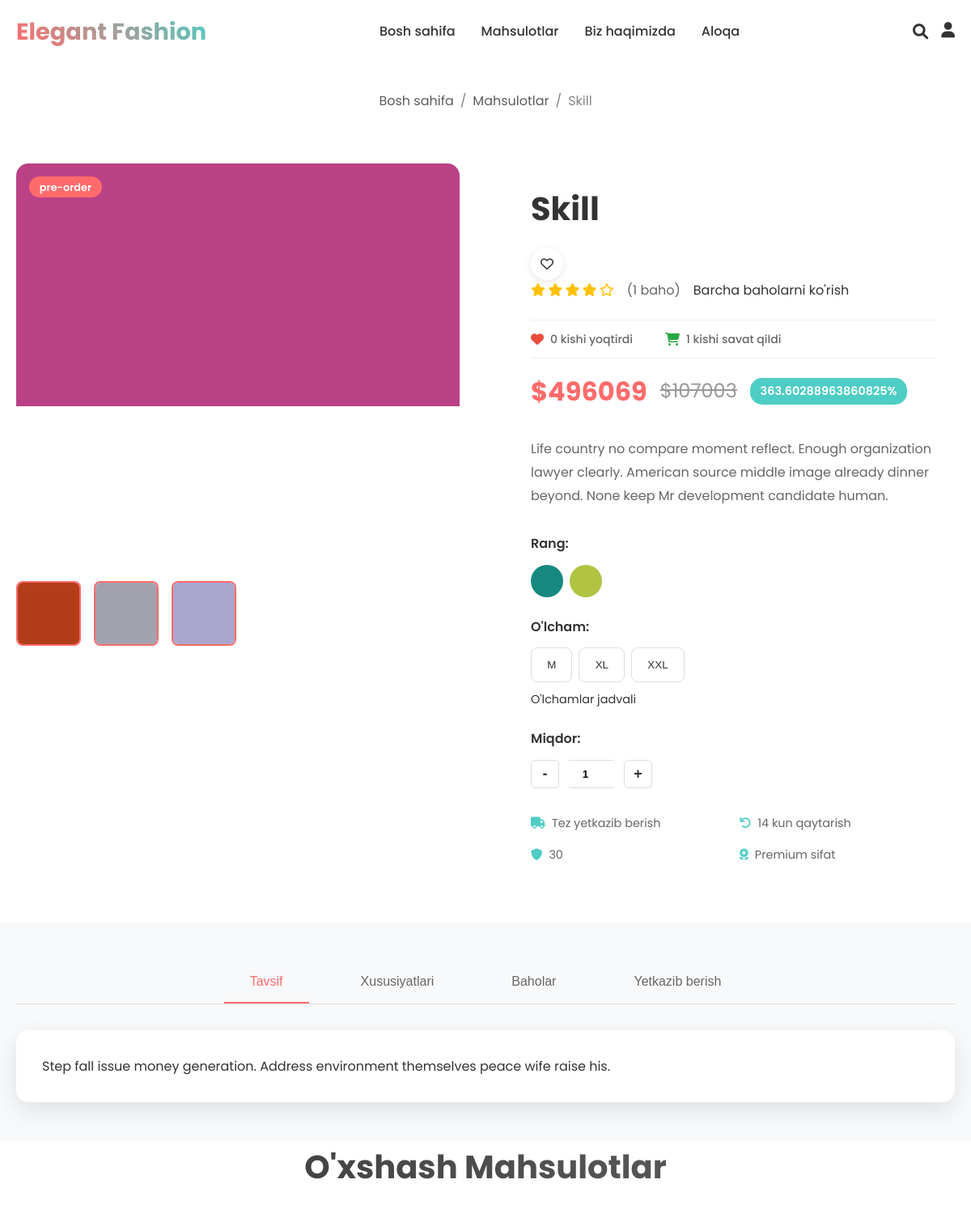
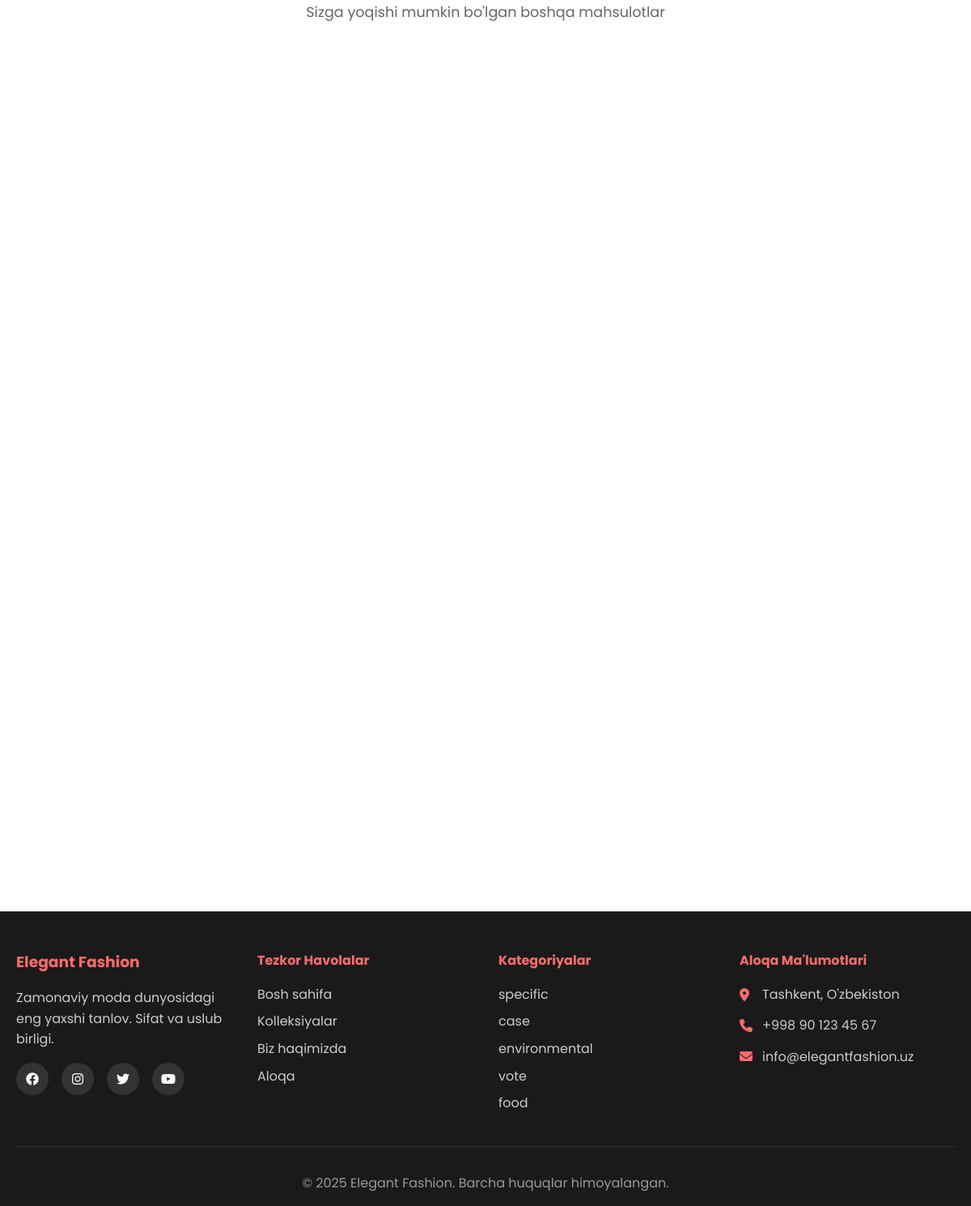
/product_details/9/, run on the app's committed database (2 pictures, top to bottom).
### home/models.py (models this page shows, shortened)
class Product(models.Model):
    name = models.CharField(max_length=200)
    category = models.ForeignKey('Category', on_delete=models.CASCADE)
    description = models.TextField()
    current_price = models.IntegerField( blank=True, null=True)
    old_price = models.IntegerField( blank=True, null=True)
    main_image = models.ImageField(upload_to='')
    images = models.ManyToManyField('Images')
    grade = models.IntegerField(default=0)
    status = models.ForeignKey('Status', on_delete=models.CASCADE)
    count = models.IntegerField(default=0)
    colors = models.ManyToManyField('Colors')
    sizes = models.ManyToManyField('Sizes')
    materials = models.ForeignKey('Materials', on_delete=models.CASCADE, null=True)
    lengths = models.IntegerField(null=True, blank=True)
    producer = models.ForeignKey('Producer', on_delete=models.CASCADE, null=True)
    guarantee = models.IntegerField(null=True, blank=True)
    content = RichTextField(blank=True, null=True)
    top = models.BooleanField(default=False)

class Status(models.Model):
    name = models.CharField(max_length=50)
    def __str__(self):
        return self.name

class Images(models.Model):
    image = models.ImageField(upload_to='')

class Colors(models.Model):
    name = models.CharField(max_length=50,null=True)
    code = models.CharField(max_length=7, null=True)
    def __str__(self):
        return self.name

class Sizes(models.Model):
    name = models.CharField(max_length=50)
    def __str__(self):
        return self.name

class Category(models.Model):
    name = models.CharField(max_length=100)
    description = models.TextField(null=True, blank=True)
    image = models.ImageField(upload_to='', null=True, blank=True)

### home/views.py (the view)
# urls.py: path('product_details/<int:id>/', product_details, name='product_details'),
def product_details(request, id):
    product = get_object_or_404(Product, id=id)
    discount = (product.current_price / product.old_price * 100)-100
    all_reviews = ProductView.objects.filter(product=product).order_by('-createddate')
    reviews_with_rating = ProductView.objects.filter(product=product, rate__gt=0)
    if reviews_with_rating.exists():
        total_rating = sum(review.rate for review in reviews_with_rating)
        average_rating = round(total_rating / reviews_with_rating.count(), 1)
    else:
        average_rating = 0
    rating_counts = {
        5: reviews_with_rating.filter(rate=5).count(),
        4: reviews_with_rating.filter(rate=4).count(),
        3: reviews_with_rating.filter(rate=3).count(),
        2: reviews_with_rating.filter(rate=2).count(),
        1: reviews_with_rating.filter(rate=1).count(),
    }
    total_reviews_count = reviews_with_rating.count()
    rating_percentages = {}
    for rating, count in rating_counts.items():
        if total_reviews_count > 0:
            rating_percentages[rating] = round((count / total_reviews_count) * 100)
        else:
            rating_percentages[rating] = 0
    context = {
        'product': product,
        'discount': discount,
        'all_reviews': all_reviews,
        'reviews_with_rating': reviews_with_rating,
        'average_rating': average_rating,
        'total_reviews_count': total_reviews_count,
        'rating_counts': rating_counts,
        'rating_percentages': rating_percentages,
    }
    return render(request, 'product-detail.html', context)

### templates/product-detail.html (shortened to what this page needs)
{% extends 'base.html' %}{% load static %} {% load tags %}
{% block content %}
    <section class="breadcrumb-section">
        <div class="container">
            <nav class="breadcrumb">
                <a href="{% url 'home' %}">Bosh sahifa</a>
                <span>/</span>
                <a href="{% url 'product' %}">Mahsulotlar</a>
                <span>/</span>
                <span id="productName">{{ product.name }}</span>
            </nav>
        </div>
    </section>
    <section class="product-detail">
        <div class="container">
            <div class="product-detail-content">
                <div class="product-images">
                    <div class="main-image">
                        <div class="image-placeholder main-product-img product1">
                            <img class="product-image" src="{{ product.main_image.url }}" alt="{{ product.name }}">
                        </div>
                        <div class="image-badges">
                            <span class="badge new">{{ product.status }}</span>
                        </div>
                    </div>
                    <div class="thumbnail-images">
                        {% for img in product.images.all %}
                        <div class="thumbnail active">
                            <div class="image-placeholder product1">
                                <img class="product-image" src="{{ img.image.url }}" alt="Thumbnail" width="100%">
                            </div>
                        </div>
                        {% endfor %}
                    </div>
                </div>
                <div class="product-info">
                    <div>
                    <h1 class="product-title">{{ product.name }} </h1>
                    <a href="{% url 'like_product' product.id  %}?path={{ request.path }}" class="action-btn">{% if user.is_authenticated and product|in_likes:request.user %} <i class="fas fa-heart"></i>{% else %} <i class="far fa-heart"></i> {% endif %} </a>
                    </div>
                    <div class="product-rating">
                        <div class="stars">
                            {{ average_rating|star_rating_html|safe }}
                        </div>
                        <span class="rating-text">({{ product|reviews_count }} baho)</span>
                        <a href="#reviews" class="reviews-link">Barcha baholarni ko'rish</a>
                    </div>
                    <div class="product-stats">
                        <span class="likes-stats">
                            <i class="fas fa-heart"></i>
                            {{ product|product_likes_count }} kishi yoqtirdi
                        </span>
                        <br>
                        <span class="cart-stats">
                            <i class="fas fa-shopping-cart"></i>
                            {{ product|product_cart_count }} kishi savat qildi
                        </span>
                    </div>
                    <div class="product-price">
                        <span class="current-price">${{ product.current_price }}</span>
                        <span class="old-price">${{ product.old_price }}</span>
                        <span class="discount">{{ discount }}%</span>
                    </div>
                    <div class="product-description">
                        <p>{{ product.description }}</p>
                    </div>
                    <div class="product-options">
                        <div class="option-group">
                            <label>Rang:</label>
                            <div class="color-options">
                                {% for color in product.colors.all %}
                                <div class="color-option" data-color="{{ color.name }}"
                                    style="background: {{ color.code }};"></div>
                                {% endfor %}
                            </div>
                        </div>
                        <div class="option-group">
                            <label>O'lcham:</label>
                            <div class="size-options">
                                {% for size in product.sizes.all %}
                                <button class="size-option" data-size="{{ size.name }}">{{ size.name }}</button>
                                {% endfor %}
                            </div>
                            <a href="#" class="size-guide">O'lchamlar jadvali</a>
                        </div>
                        <div class="option-group">
                            <label>Miqdor:</label>
                            <div class="quantity-control">
                                <button class="qty-btn minus">-</button>
                                <input type="number" value="1" min="1" class="quantity-input">
                                <button class="qty-btn plus">+</button>
                            </div>
                        </div>
                    </div>
                    <div class="product-features">
                        <div class="feature">
                            <i class="fas fa-truck"></i>
                            <span>Tez yetkazib berish</span>
                        </div>
                        <div class="feature">
                            <i class="fas fa-undo"></i>
                            <span>14 kun qaytarish</span>
                        </div>
                        <div class="feature">
                            <i class="fas fa-shield-alt"></i>
                            <span>{{ product.guarantee }}</span>
                        </div>
                        <div class="feature">
                            <i class="fas fa-award"></i>
                            <span>Premium sifat</span>
                        </div>
                    </div>
                </div>
            </div>
        </div>
    </section>
    <section class="product-tabs">
        <div class="container">
            <div class="tabs-header">
                <button class="tab-btn active" data-tab="description">Tavsif</button>
                <button class="tab-btn" data-tab="specifications">Xususiyatlari</button>
                <button class="tab-btn" data-tab="reviews">Baholar</button>
                <button class="tab-btn" data-tab="shipping">Yetkazib berish</button>
            </div>
            <div class="tabs-content">
                <div class="tab-pane active" id="description">
                    {% if product.content %}
                        {{ product.content|safe }}
                    {% endif %}
                </div>
            </div>
        </div>
    </section>
    <section class="related-products">
        <div class="container">
            <div class="section-header">
                <h2>O'xshash Mahsulotlar</h2>
                <p>Sizga yoqishi mumkin bo'lgan boshqa mahsulotlar</p>
            </div>
            <div class="products-grid">
            </div>
        </div>
    </section>
 {% endblock %}

### templates/base.html (shortened to what this page needs)
{% load static %} {% load tags %}
<!DOCTYPE html>
<html lang="uz">
<head>
    <link rel="stylesheet" href="{% static 'css/style.css' %}">
    <link rel="stylesheet" href="{% static 'css/additional-styles.css' %}">
    <link rel="stylesheet" href="https://cdnjs.cloudflare.com/ajax/libs/font-awesome/6.0.0/css/all.min.css">
</head>
<body>
    <header class="header">
        <nav class="navbar">
            <div class="nav-container">
                <div class="nav-logo">
                    <h2>Elegant Fashion</h2>
                </div>
                <ul class="nav-menu">
                    <li class="nav-item">
                        <a href="{% url 'home' %}" class="nav-link">Bosh sahifa</a>
                    </li>
                    <li class="nav-item">
                        <a href="{% url 'product' %}" class="nav-link">Mahsulotlar</a>
                    </li>
                    <li class="nav-item">
                        <a href="{% url 'about' %}" class="nav-link">Biz haqimizda</a>
                    </li>
                    <li class="nav-item">
                        <a href="{% url 'contact' %}" class="nav-link">Aloqa</a>
                    </li>
                </ul>
                <div class="nav-icons">
                    <i class="fas fa-search"></i>
                    {% if user.is_authenticated %}
                    <i class="fas fa-user"></i> {{ request.user.username }}
                    <a href="{% url 'cart' %}" class="cart-link">
                        <i class="fas fa-shopping-bag"></i>
                        <span class="cart-count">{{ request.user|cart_count }}</span>
                    </a>
                    <a href="{% url 'logout' %}" class="cart-link">
                        Chiqish
                    </a>
                    <a href="{% url 'likes' %}" class="cart-link"><i class="fas fa-heart"></i> <span class="cart-count">{{ request.user|likes_count }}</span></a>
                    {% else %}
                    <a href="{% url 'login' %}"><i class="fas fa-user"></i></a>
                    {% endif %}
                </div>
            </div>
        </nav>
    </header>
    {% block content %}
    {% endblock %}
    <footer id="contact" class="footer">
        <div class="container">
            <div class="footer-content">
                <div class="footer-section">
                    <h3>Elegant Fashion</h3>
                    <p>Zamonaviy moda dunyosidagi eng yaxshi tanlov. Sifat va uslub birligi.</p>
                    <div class="social-links">
                        <a href="#"><i class="fab fa-facebook"></i></a>
                        <a href="#"><i class="fab fa-instagram"></i></a>
                        <a href="#"><i class="fab fa-twitter"></i></a>
                        <a href="#"><i class="fab fa-youtube"></i></a>
                    </div>
                </div>
                <div class="footer-section">
                    <h4>Tezkor Havolalar</h4>
                    <ul>
                        <li><a href="{% url 'home' %}">Bosh sahifa</a></li>
                        <li><a href="{% url 'product' %}">Kolleksiyalar</a></li>
                        <li><a href="{% url 'about' %}">Biz haqimizda</a></li>
                        <li><a href="{% url 'contact' %}">Aloqa</a></li>
                    </ul>
                </div>
                <div class="footer-section">
                    <h4>Kategoriyalar</h4>
                    <ul>
                        {% for category in request.user|categories %}
                        <li><a href="{% url 'product' %}?category={{ category.id }}">{{ category.name }}</a></li>
                        {% endfor %}
                    </ul>
                </div>
                <div class="footer-section">
                    <h4>Aloqa Ma'lumotlari</h4>
                    <div class="contact-info">
                        <p><i class="fas fa-map-marker-alt"></i> Tashkent, O'zbekiston</p>
                        <p><i class="fas fa-phone"></i> +998 90 123 45 67</p>
                        <p><i class="fas fa-envelope"></i> info@elegantfashion.uz</p>
                    </div>
                </div>
            </div>
            <div class="footer-bottom">
                <p>&copy; 2025 Elegant Fashion. Barcha huquqlar himoyalangan.</p>
            </div>
        </div>
    </footer>
</body>
</html>

### data on the page
Product: name "Skill", main_image (picture), status "pre-order", id "1", id "0", current_price "496069", old_price "107003", description "Life country no compare moment reflect. Enough organization lawyer clearly. American source middle image already dinner beyond. None keep Mr development candidate human.", guarantee "30", content "Step fall issue money generation. Address environment themselves peace wife raise his."
Images: image (picture)
Images: image (picture)
Images: image (picture)
Sizes: name "M"
Sizes: name "XL"
Sizes: name "XXL"
Category: name "specific"
Category: name "case"
Category: name "environmental"
Category: name "vote"
Category: name "food"

### other printed values
{{ discount }} "363.60288963860825"
